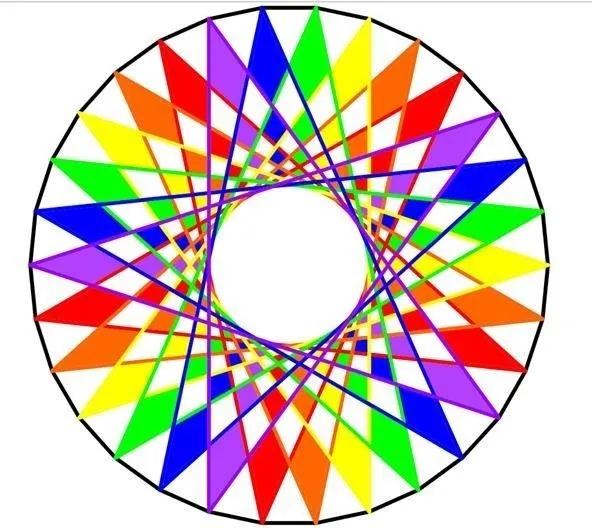
#> input picture Friday 08:30 - 10:30/E22CSEU1069_Adv_Cv_Labs/LAB_6/image.webp, 592 x 528 px, given in place of Image.jpeg, which was not available
$ jupyter execute Copy_of_CV_Lab_1.ipynb
#> lines starting #> are read from the running program, lines starting #| are printed output that depends on the picture; pictures that were not available may be replaced by others from this repository, and a replacement may not be noted
[cell 1]
import cv2
import numpy as np
from google.colab.patches import cv2_imshow
from google.colab import files

image = cv2.imread('/content/Image.jpeg')
#> image is the input picture: shape (528, 592, 3); mean B, G, R 186.2, 194.9, 209.3

[cell 2]
def translate_image(image, tx, ty):
    rows, cols = image.shape[:2]
    M = np.float32([[1, 0, tx], [0, 1, ty]])
    translated_image = cv2.warpAffine(image, M, (cols, rows))
    return translated_image

[cell 3]
def reflect_image(image):
    reflected_image = cv2.flip(image, 1)
    return reflected_image

[cell 4]
def rotate_image(image, angle):
    rows, cols = image.shape[:2]
    M = cv2.getRotationMatrix2D((cols/2, rows/2), angle, 1)
    rotated_image = cv2.warpAffine(image, M, (cols, rows))
    return rotated_image

[cell 5]
def scale_image(image, scale_x, scale_y):
    scaled_image = cv2.resize(image, None, fx=scale_x, fy=scale_y, interpolation=cv2.INTER_LINEAR)
    return scaled_image

[cell 6]
def shear_x(image, shear_factor):
    rows, cols = image.shape[:2]
    M = np.float32([[1, shear_factor, 0], [0, 1, 0]])
    sheared_image = cv2.warpAffine(image, M, (cols, rows))
    return sheared_image

[cell 7]
def shear_y(image, shear_factor):
    rows, cols = image.shape[:2]
    M = np.float32([[1, 0, 0], [shear_factor, 1, 0]])
    sheared_image = cv2.warpAffine(image, M, (cols, rows))
    return sheared_image

[cell 8]
def crop_image(image, start_row, start_col, end_row, end_col):
    cropped_image = image[start_row:end_row, start_col:end_col]
    return cropped_image

[cell 9]
translated = translate_image(image, 50, 30)
#> in translate_image, `translated_image = cv2.warpAffine(image, M, (cols, rows))`:
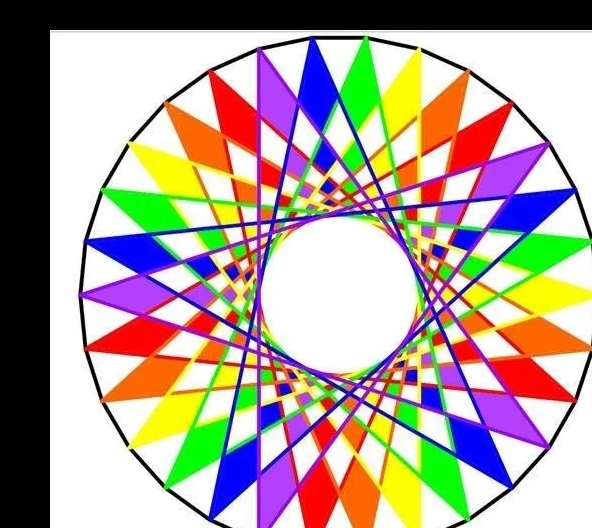
#> translated_image: shape (528, 592, 3); mean B, G, R 153.1, 161.6, 175.6
reflected = reflect_image(image)
#> in reflect_image, `reflected_image = cv2.flip(image, 1)`:
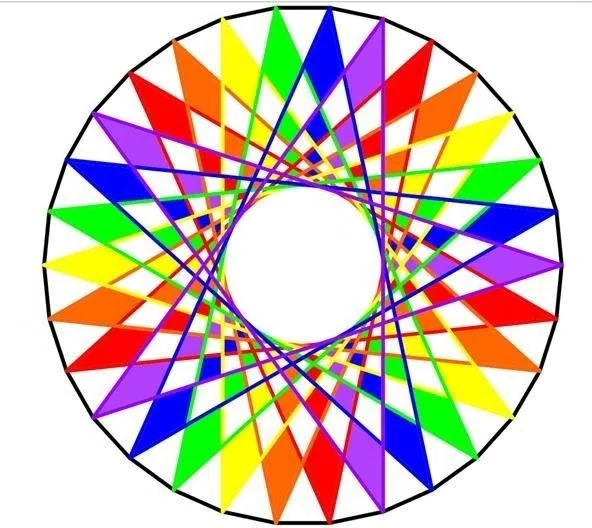
#> reflected_image: shape (528, 592, 3); mean B, G, R 186.2, 194.9, 209.3
rotated = rotate_image(image, 45)
#> in rotate_image, `rotated_image = cv2.warpAffine(image, M, (cols, rows))`:
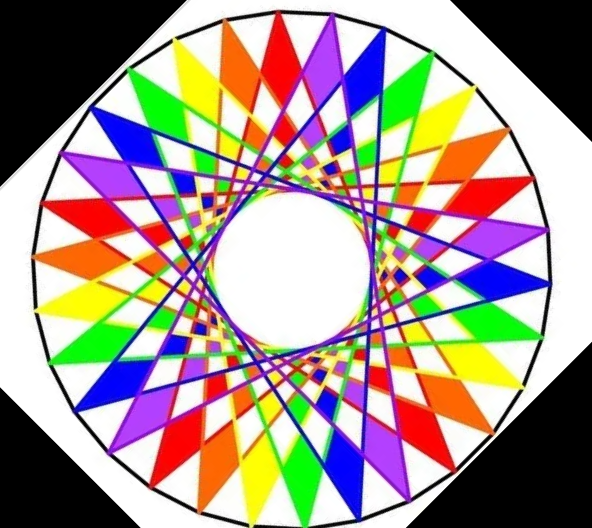
#> rotated_image: shape (528, 592, 3); mean B, G, R 141.7, 150.3, 164.8
scaled = scale_image(image, 1.5, 1.5)
#> in scale_image, `scaled_image = cv2.resize(image, None, fx=scale_x, fy=scale_y, interpo..`:
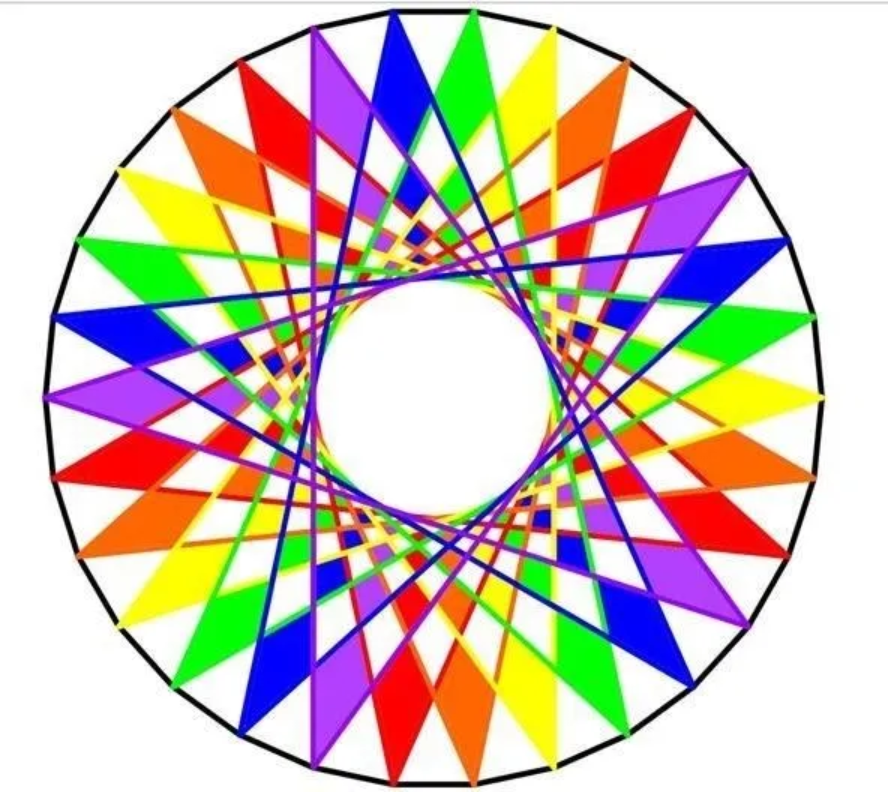
#> scaled_image: shape (792, 888, 3); mean B, G, R 186.2, 194.8, 209.3
cropped = crop_image(image, 50, 50, 200, 200)
#> in crop_image, `cropped_image = image[start_row:end_row, start_col:end_col]`:
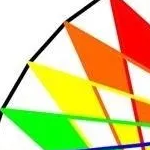
#> cropped_image: shape (150, 150, 3); mean B, G, R 135.1, 202.5, 214.5
sheared_x = shear_x(image, 0.5)
#> in shear_x, `sheared_image = cv2.warpAffine(image, M, (cols, rows))`:
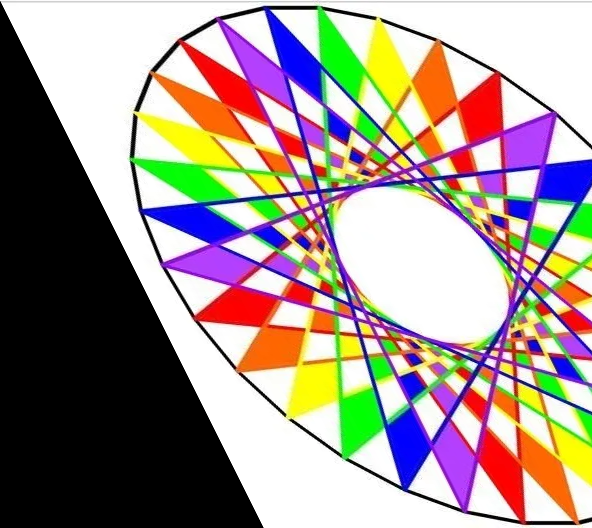
#> sheared_image: shape (528, 592, 3); mean B, G, R 140.8, 146.8, 160.2
sheared_y = shear_y(image, 0.5)
#> in shear_y, `sheared_image = cv2.warpAffine(image, M, (cols, rows))`:
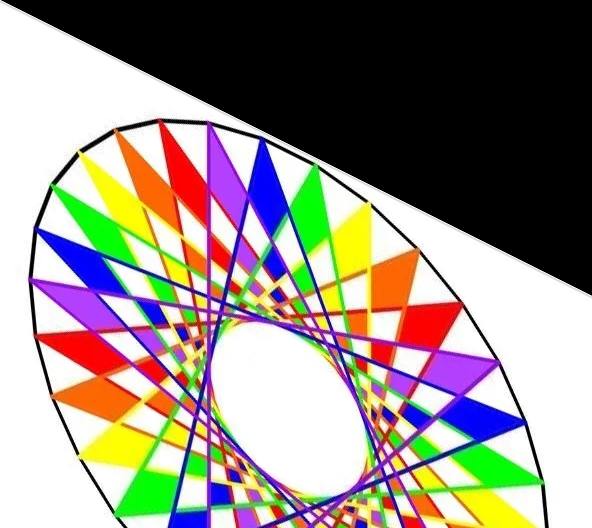
#> sheared_image: shape (528, 592, 3); mean B, G, R 132.4, 141.1, 149

[cell 10]
cv2_imshow(translated)
cv2_imshow(reflected)
cv2_imshow(rotated)
cv2_imshow(scaled)
cv2_imshow(cropped)
cv2_imshow(sheared_x)
cv2_imshow(sheared_y)

[cell 11]
import numpy as np
import matplotlib.pyplot as plt

[cell 12]
def translate(points, tx, ty):
    translation_matrix = np.array([[1, 0, tx],
                                    [0, 1, ty],
                                    [0, 0, 1]])
    return np.dot(points, translation_matrix.T)

def scale(points, sx, sy):
    scaling_matrix = np.array([[sx, 0, 0],
                                [0, sy, 0],
                                [0, 0, 1]])
    return np.dot(points, scaling_matrix.T)

def rotate(points, angle):
    radians = np.radians(angle)
    rotation_matrix = np.array([[np.cos(radians), -np.sin(radians), 0],
                                 [np.sin(radians), np.cos(radians), 0],
                                 [0, 0, 1]])
    return np.dot(points, rotation_matrix.T)

def reflect(points):
    reflection_matrix = np.array([[1, 0, 0],
                                   [0, -1, 0],
                                   [0, 0, 1]])
    return np.dot(points, reflection_matrix.T)

def shear(points, shx, shy):
    shearing_matrix = np.array([[1, shx, 0],
                                 [shy, 1, 0],
                                 [0, 0, 1]])
    return np.dot(points, shearing_matrix.T)

[cell 13]
def plot_shapes(original, transformed_shapes, titles):
    plt.figure(figsize=(12, 8))

    plt.subplot(2, 3, 1)
    plt.plot(original[:, 0], original[:, 1], 'b-o')
    plt.title('Original Shape')
    plt.xlim(-10, 10)
    plt.ylim(-10, 10)
    plt.axhline(0, color='black',linewidth=0.5, ls='--')
    plt.axvline(0, color='black',linewidth=0.5, ls='--')

    for i, shape in enumerate(transformed_shapes):
        plt.subplot(2, 3, i + 2)
        plt.plot(shape[:, 0], shape[:, 1], 'r-o')
        plt.title(titles[i])
        plt.xlim(-10, 10)
        plt.ylim(-10, 10)
        plt.axhline(0, color='black',linewidth=0.5, ls='--')
        plt.axvline(0, color='black',linewidth=0.5, ls='--')

    plt.tight_layout()
    plt.show()

[cell 14]
original_shape = np.array([[1, 1, 1],
                            [2, 1, 1],
                            [2, 2, 1],
                            [1, 2, 1],
                            [1, 1, 1]])

[cell 15]
translated_shape = translate(original_shape, 2, 1)
scaled_shape = scale(original_shape, 1.5, 1.5)
rotated_shape = rotate(original_shape, 45)
reflected_shape = reflect(original_shape)
sheared_shape = shear(original_shape, 0.5, 0)


transformed_shapes = [translated_shape, scaled_shape, rotated_shape, reflected_shape, sheared_shape]
titles = ['Translated', 'Scaled', 'Rotated', 'Reflected', 'Sheared']

[cell 16]
plot_shapes(original_shape, transformed_shapes, titles)
#> in plot_shapes, `plt.show()`:
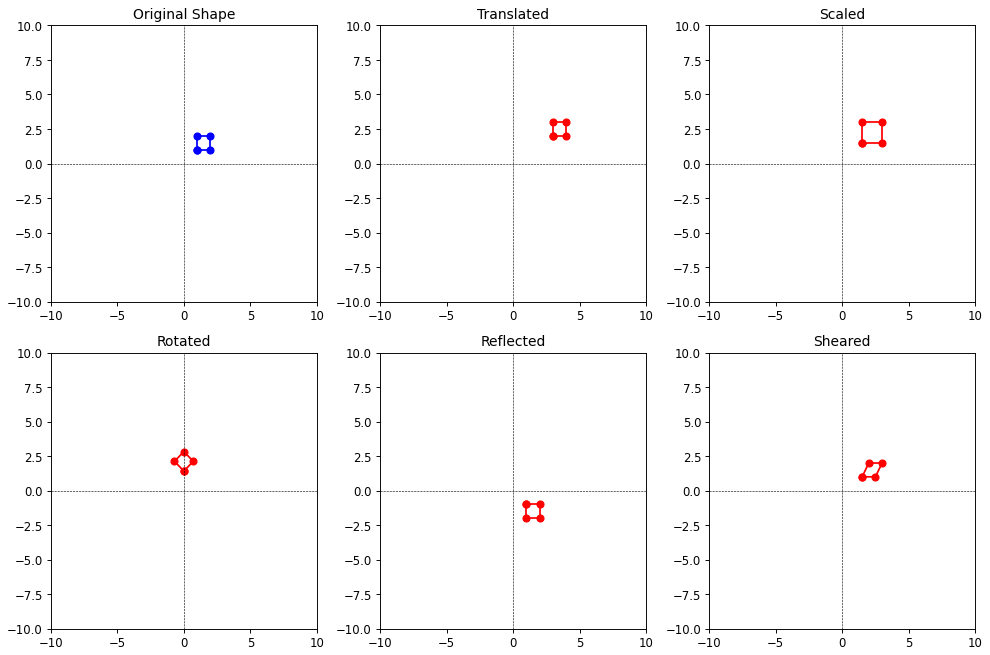
#> figure drawn by matplotlib, 6 panels

[cell 17]
import numpy as np
import matplotlib.pyplot as plt


def translate(points, tx, ty):
    translation_matrix = np.array([[1, 0, tx],
                                    [0, 1, ty],
                                    [0, 0, 1]])
    return np.dot(points, translation_matrix.T)

def scale(points, sx, sy):
    scaling_matrix = np.array([[sx, 0, 0],
                                [0, sy, 0],
                                [0, 0, 1]])
    return np.dot(points, scaling_matrix.T)

def rotate(points, angle):
    radians = np.radians(angle)
    rotation_matrix = np.array([[np.cos(radians), -np.sin(radians), 0],
                                 [np.sin(radians), np.cos(radians), 0],
                                 [0, 0, 1]])
    return np.dot(points, rotation_matrix.T)

def reflect(points):
    reflection_matrix = np.array([[1, 0, 0],
                                   [0, -1, 0],
                                   [0, 0, 1]])
    return np.dot(points, reflection_matrix.T)

def shear(points, shx, shy):
    shearing_matrix = np.array([[1, shx, 0],
                                 [shy, 1, 0],
                                 [0, 0, 1]])
    return np.dot(points, shearing_matrix.T)


original_shape = np.array([[1, 1, 1],
                            [2, 1, 1],
                            [2, 2, 1],
                            [1, 2, 1],
                            [1, 1, 1]])
translated_shape = translate(original_shape, 2, 1)
scaled_shape = scale(original_shape, 1.5, 1.5)
rotated_shape = rotate(original_shape, 45)
reflected_shape = reflect(original_shape)
sheared_shape = shear(original_shape, 0.5, 0)

plt.figure(figsize=(10, 8))

plt.plot(original_shape[:, 0], original_shape[:, 1], 'b-o', label='Original Shape')

plt.plot(translated_shape[:, 0], translated_shape[:, 1], 'r-o', label='Translated')
plt.plot(scaled_shape[:, 0], scaled_shape[:, 1], 'g-o', label='Scaled')
plt.plot(rotated_shape[:, 0], rotated_shape[:, 1], 'm-o', label='Rotated')
plt.plot(reflected_shape[:, 0], reflected_shape[:, 1], 'c-o', label='Reflected')
plt.plot(sheared_shape[:, 0], sheared_shape[:, 1], 'y-o', label='Sheared')

plt.xlim(-5, 10)
plt.ylim(-5, 10)
plt.axhline(0, color='black', linewidth=0.5, ls='--')
plt.axvline(0, color='black', linewidth=0.5, ls='--')
plt.title('2D Transformations on a Shape')
plt.xlabel('X-axis')
plt.ylabel('Y-axis')
plt.grid()
plt.legend()
plt.show()
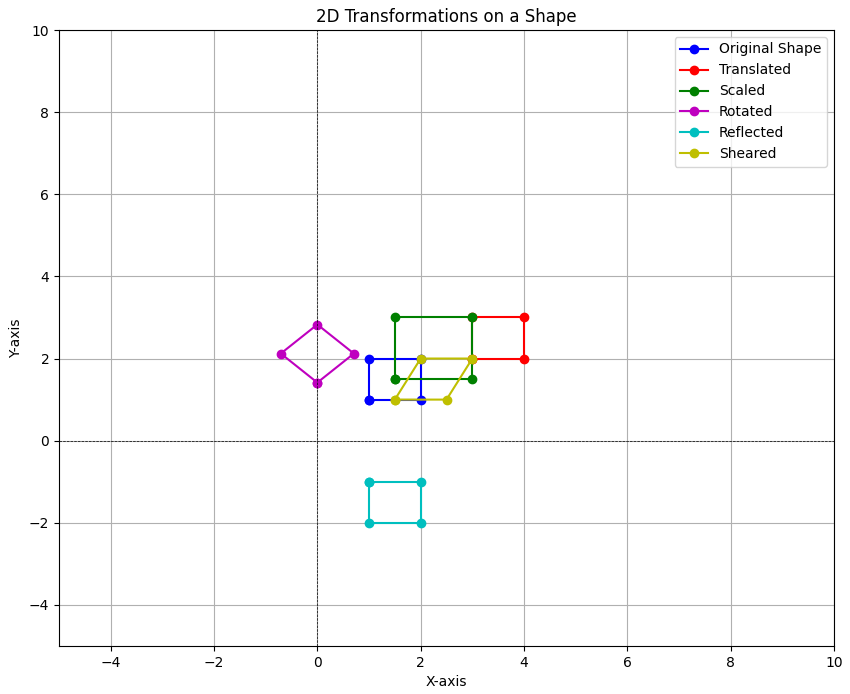
#> figure drawn by matplotlib, 1 panel
